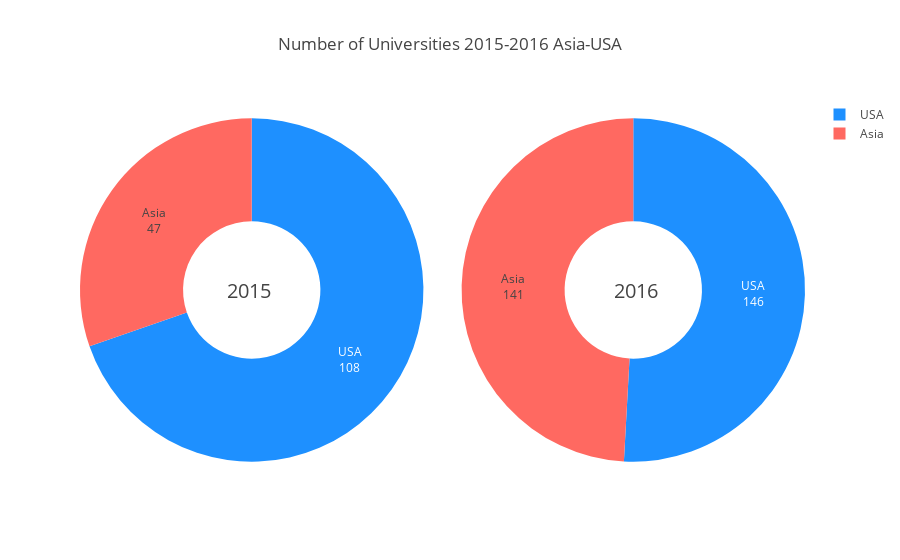

The notebook cell saved with this chart:
### Code cell
pie_yy()

### Figure 1 — Plotly figure (JSON) as saved in the notebook; plotly's stock layout.template omitted (floating-point values rounded to 4 significant figures)
{"data": [{"domain": {"column": 0}, "hole": 0.4, "hoverinfo": "label+value", "labels": ["Asia", "USA"], "marker": {"colors": ["#FF6961", "#1e90ff"]}, "name": "2015", "textinfo": "label+value", "type": "pie", "uid": "719a344a-b1a4-4648-89c0-af01b7523c02", "values": [47, 108]}, {"domain": {"column": 1}, "hole": 0.4, "hoverinfo": "label+value", "labels": ["Asia", "USA"], "name": "2016", "textinfo": "label+value", "type": "pie", "uid": "6a4b5af2-6b0e-47ec-8bb9-0e923fe879ab", "values": [141, 146]}], "layout": {"annotations": [{"font": {"size": 20}, "showarrow": false, "text": "2015", "x": 0.2, "y": 0.5}, {"font": {"size": 20}, "showarrow": false, "text": "2016", "x": 0.8, "y": 0.5}], "grid": {"columns": 2, "rows": 1}, "title": {"text": "Number of Universities 2015-2016 Asia-USA"}}}
